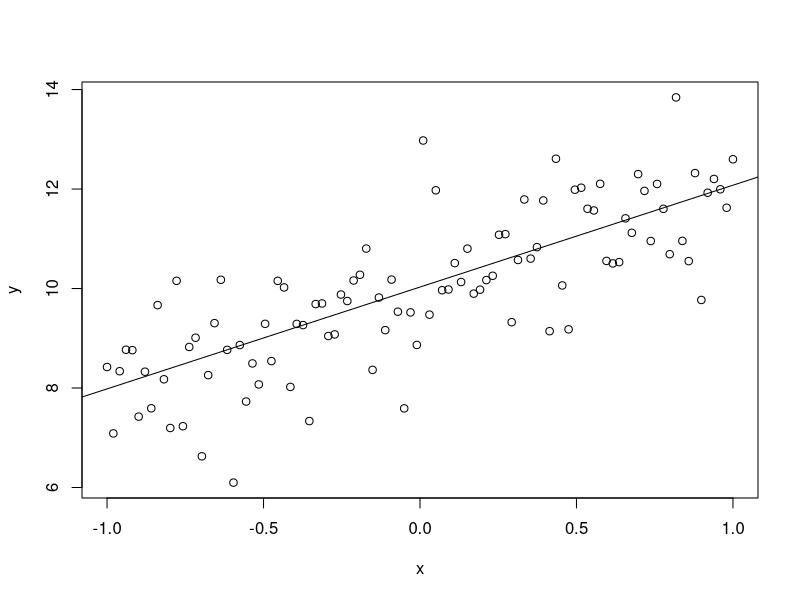

This chart was generated by the following R code:
## Exercicio 4

x <- seq(-1,1,l = 100)
b0 <- 10
b1 <- 2

y <- rnorm(100, mean = b0 + b1*x, sd = 1)

plot(y ~ x)

ff <- function(b, x, y) {
  mu <- b[1] + b[2]*x
  erro <- sum(abs(y - mu))
  return(erro)
}

ff(b = c(10,2), x = x, y =y )

resul <- optim(par = c(10, 2), fn = ff, x = x, y = y)
resul$par
abline(resul$par)
